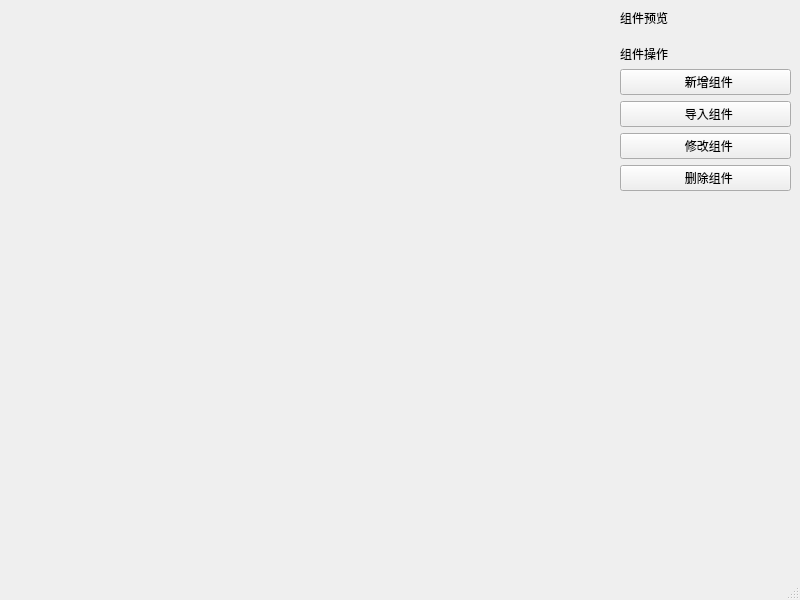
<?xml version="1.0" encoding="UTF-8"?>
<ui version="4.0">
 <class>Component_management_window</class>
 <widget class="QMainWindow" name="Component_management_window">
  <property name="geometry">
   <rect>
    <x>0</x>
    <y>0</y>
    <width>800</width>
    <height>600</height>
   </rect>
  </property>
  <property name="windowTitle">
   <string>组件库管理</string>
  </property>
  <widget class="QWidget" name="centralwidget">
   <layout class="QHBoxLayout" name="horizontalLayout" stretch="3,4,2">
    <item>
     <widget class="QWidget" name="widget_1_list" native="true"/>
    </item>
    <item>
     <widget class="QWidget" name="widget_2_base" native="true"/>
    </item>
    <item>
     <widget class="QWidget" name="widget_4_scenes" native="true">
      <layout class="QVBoxLayout" name="verticalLayout">
       <property name="spacing">
        <number>12</number>
       </property>
       <property name="leftMargin">
        <number>0</number>
       </property>
       <property name="topMargin">
        <number>0</number>
       </property>
       <property name="rightMargin">
        <number>0</number>
       </property>
       <property name="bottomMargin">
        <number>0</number>
       </property>
       <item>
        <widget class="QWidget" name="widget" native="true">
         <layout class="QVBoxLayout" name="verticalLayout_3">
          <property name="spacing">
           <number>6</number>
          </property>
          <property name="leftMargin">
           <number>0</number>
          </property>
          <property name="topMargin">
           <number>0</number>
          </property>
          <property name="rightMargin">
           <number>0</number>
          </property>
          <property name="bottomMargin">
           <number>0</number>
          </property>
          <item>
           <widget class="QLabel" name="label_1">
            <property name="text">
             <string>组件预览</string>
            </property>
           </widget>
          </item>
          <item>
           <widget class="QWidget" name="widget_4_1" native="true"/>
          </item>
         </layout>
        </widget>
       </item>
       <item>
        <widget class="QWidget" name="widget_2" native="true">
         <layout class="QVBoxLayout" name="verticalLayout_4">
          <property name="spacing">
           <number>0</number>
          </property>
          <property name="leftMargin">
           <number>0</number>
          </property>
          <property name="topMargin">
           <number>0</number>
          </property>
          <property name="rightMargin">
           <number>0</number>
          </property>
          <property name="bottomMargin">
           <number>0</number>
          </property>
          <item>
           <widget class="QWidget" name="widget_4_2" native="true">
            <layout class="QVBoxLayout" name="verticalLayout_2">
             <property name="spacing">
              <number>6</number>
             </property>
             <property name="leftMargin">
              <number>0</number>
             </property>
             <property name="topMargin">
              <number>0</number>
             </property>
             <property name="rightMargin">
              <number>0</number>
             </property>
             <property name="bottomMargin">
              <number>0</number>
             </property>
             <item>
              <widget class="QLabel" name="label_2">
               <property name="text">
                <string>组件操作</string>
               </property>
              </widget>
             </item>
             <item>
              <widget class="QPushButton" name="pushButton_add">
               <property name="text">
                <string>  新增组件</string>
               </property>
               <property name="icon">
                <iconset resource="component_about.qrc">
                 <normaloff>:/resource/img/add.png</normaloff>:/resource/img/add.png</iconset>
               </property>
               <property name="iconSize">
                <size>
                 <width>22</width>
                 <height>20</height>
                </size>
               </property>
              </widget>
             </item>
             <item>
              <widget class="QPushButton" name="pushButton_import">
               <property name="text">
                <string>  导入组件</string>
               </property>
               <property name="icon">
                <iconset resource="component_about.qrc">
                 <normaloff>:/resource/img/import.png</normaloff>:/resource/img/import.png</iconset>
               </property>
               <property name="iconSize">
                <size>
                 <width>22</width>
                 <height>22</height>
                </size>
               </property>
              </widget>
             </item>
             <item>
              <widget class="QPushButton" name="pushButton_change">
               <property name="text">
                <string>  修改组件</string>
               </property>
               <property name="icon">
                <iconset resource="component_about.qrc">
                 <normaloff>:/resource/img/edit.png</normaloff>:/resource/img/edit.png</iconset>
               </property>
               <property name="iconSize">
                <size>
                 <width>22</width>
                 <height>22</height>
                </size>
               </property>
              </widget>
             </item>
             <item>
              <widget class="QPushButton" name="pushButton_delete">
               <property name="sizePolicy">
                <sizepolicy hsizetype="Minimum" vsizetype="Fixed">
                 <horstretch>0</horstretch>
                 <verstretch>0</verstretch>
                </sizepolicy>
               </property>
               <property name="baseSize">
                <size>
                 <width>0</width>
                 <height>0</height>
                </size>
               </property>
               <property name="text">
                <string>  删除组件</string>
               </property>
               <property name="icon">
                <iconset resource="component_about.qrc">
                 <normaloff>:/resource/img/delete.png</normaloff>:/resource/img/delete.png</iconset>
               </property>
               <property name="iconSize">
                <size>
                 <width>22</width>
                 <height>22</height>
                </size>
               </property>
               <property name="autoRepeatDelay">
                <number>300</number>
               </property>
               <property name="autoDefault">
                <bool>false</bool>
               </property>
               <property name="default">
                <bool>false</bool>
               </property>
              </widget>
             </item>
            </layout>
           </widget>
          </item>
         </layout>
        </widget>
       </item>
       <item>
        <spacer name="verticalSpacer">
         <property name="orientation">
          <enum>Qt::Vertical</enum>
         </property>
         <property name="sizeHint" stdset="0">
          <size>
           <width>20</width>
           <height>40</height>
          </size>
         </property>
        </spacer>
       </item>
      </layout>
     </widget>
    </item>
   </layout>
  </widget>
  <widget class="QMenuBar" name="menubar">
   <property name="geometry">
    <rect>
     <x>0</x>
     <y>0</y>
     <width>800</width>
     <height>21</height>
    </rect>
   </property>
  </widget>
  <widget class="QStatusBar" name="statusbar"/>
 </widget>
 <resources>
  <include location="component_about.qrc"/>
 </resources>
 <connections/>
</ui>
